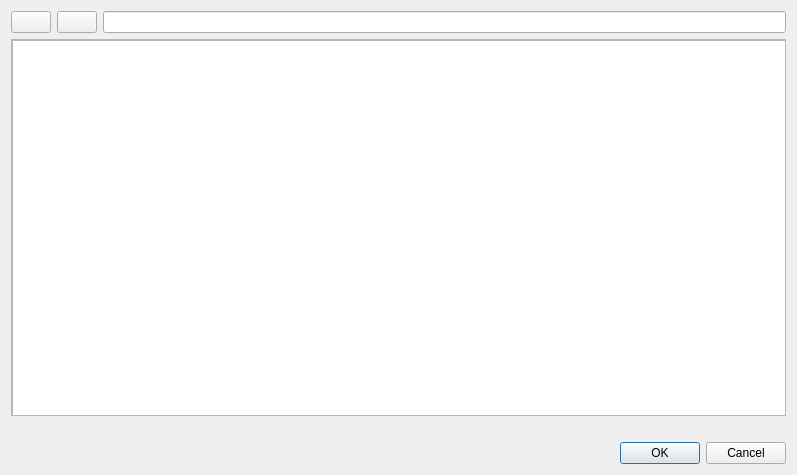
<?xml version="1.0" encoding="UTF-8"?>
<ui version="4.0">
 <class>RemoteFileDialog</class>
 <widget class="QDialog" name="RemoteFileDialog">
  <property name="geometry">
   <rect>
    <x>0</x>
    <y>0</y>
    <width>797</width>
    <height>475</height>
   </rect>
  </property>
  <property name="sizePolicy">
   <sizepolicy hsizetype="Expanding" vsizetype="Preferred">
    <horstretch>0</horstretch>
    <verstretch>0</verstretch>
   </sizepolicy>
  </property>
  <property name="windowTitle">
   <string>Remote directory selection</string>
  </property>
  <layout class="QHBoxLayout" name="horizontalLayout_3">
   <item>
    <layout class="QVBoxLayout" name="verticalLayout_2">
     <item>
      <layout class="QHBoxLayout" name="horizontalLayout_4">
       <property name="spacing">
        <number>6</number>
       </property>
       <property name="sizeConstraint">
        <enum>QLayout::SetFixedSize</enum>
       </property>
       <property name="bottomMargin">
        <number>0</number>
       </property>
       <item>
        <widget class="QPushButton" name="m_pb_default_path">
         <property name="toolTip">
          <string>Go to default dir</string>
         </property>
         <property name="text">
          <string/>
         </property>
        </widget>
       </item>
       <item>
        <widget class="QPushButton" name="m_pb_dir_up">
         <property name="toolTip">
          <string>Go to parent dir</string>
         </property>
         <property name="text">
          <string/>
         </property>
        </widget>
       </item>
       <item>
        <widget class="QLineEdit" name="m_le_path"/>
       </item>
      </layout>
     </item>
     <item>
      <widget class="QScrollArea" name="scrollArea">
       <property name="widgetResizable">
        <bool>true</bool>
       </property>
       <widget class="QWidget" name="scrollAreaWidgetContents">
        <property name="geometry">
         <rect>
          <x>0</x>
          <y>0</y>
          <width>775</width>
          <height>363</height>
         </rect>
        </property>
        <property name="sizePolicy">
         <sizepolicy hsizetype="Expanding" vsizetype="Preferred">
          <horstretch>0</horstretch>
          <verstretch>0</verstretch>
         </sizepolicy>
        </property>
        <widget class="QTreeView" name="m_tv_file_tree">
         <property name="geometry">
          <rect>
           <x>0</x>
           <y>0</y>
           <width>781</width>
           <height>391</height>
          </rect>
         </property>
        </widget>
       </widget>
      </widget>
     </item>
     <item>
      <spacer name="verticalSpacer">
       <property name="orientation">
        <enum>Qt::Vertical</enum>
       </property>
       <property name="sizeType">
        <enum>QSizePolicy::Maximum</enum>
       </property>
       <property name="sizeHint" stdset="0">
        <size>
         <width>0</width>
         <height>20</height>
        </size>
       </property>
      </spacer>
     </item>
     <item>
      <widget class="QDialogButtonBox" name="m_bb_buttons">
       <property name="layoutDirection">
        <enum>Qt::LeftToRight</enum>
       </property>
       <property name="orientation">
        <enum>Qt::Horizontal</enum>
       </property>
       <property name="standardButtons">
        <set>QDialogButtonBox::Cancel|QDialogButtonBox::Ok</set>
       </property>
      </widget>
     </item>
    </layout>
   </item>
  </layout>
 </widget>
 <resources/>
 <connections>
  <connection>
   <sender>m_bb_buttons</sender>
   <signal>accepted()</signal>
   <receiver>RemoteFileDialog</receiver>
   <slot>accept()</slot>
   <hints>
    <hint type="sourcelabel">
     <x>248</x>
     <y>254</y>
    </hint>
    <hint type="destinationlabel">
     <x>157</x>
     <y>274</y>
    </hint>
   </hints>
  </connection>
  <connection>
   <sender>m_bb_buttons</sender>
   <signal>rejected()</signal>
   <receiver>RemoteFileDialog</receiver>
   <slot>reject()</slot>
   <hints>
    <hint type="sourcelabel">
     <x>316</x>
     <y>260</y>
    </hint>
    <hint type="destinationlabel">
     <x>286</x>
     <y>274</y>
    </hint>
   </hints>
  </connection>
 </connections>
</ui>
